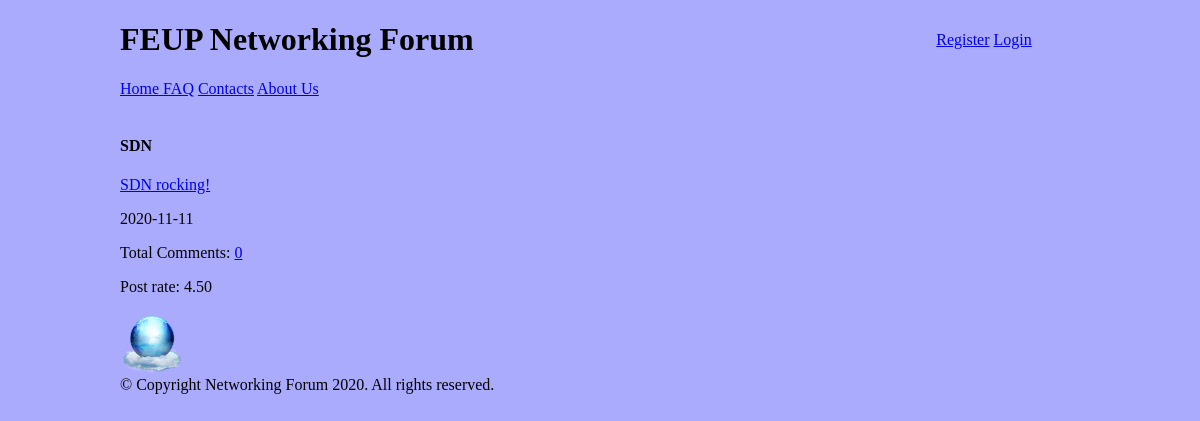
The page /php/list_by_topic.php?topic=SDN on the database as committed earlier.
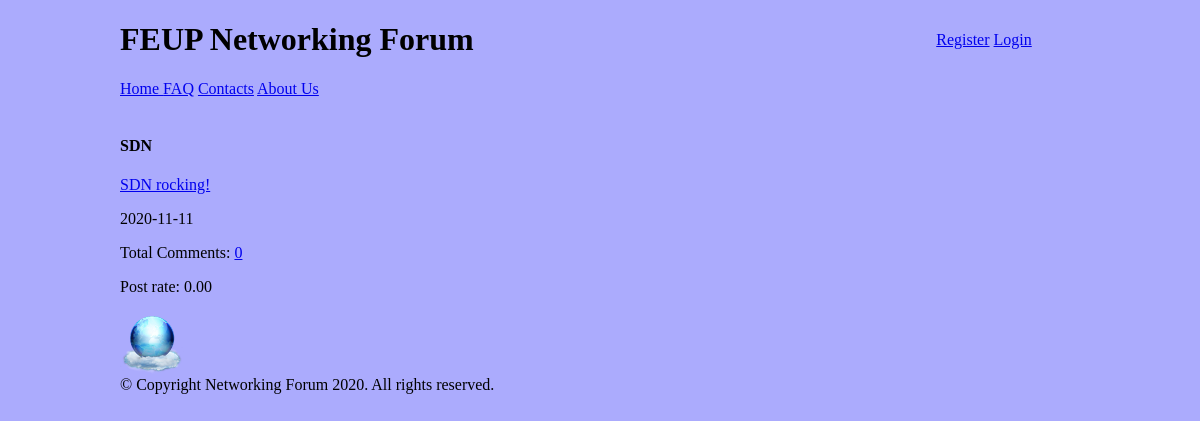
The same page on the database as committed later.
### tables this page shows
CREATE TABLE forumpost (
    postid integer PRIMARY KEY AUTOINCREMENT,
    posttitle text NOT NULL,
    content text CHECK(LENGTH(content)>= 0 AND LENGTH(content)<20000),
    username text REFERENCES user, 
    published INTEGER, -- date when the article was published in epoch format
    topic text REFERENCES topic, 
    postrate integer CHECK(postrate>=0 AND postrate <=5)
    );

### database/posts.php (called while the page is built, shortened)
<?php
function getPostsByTopic($topic)
{
  global $dbh;
  $stmt = $dbh->prepare('SELECT postid, posttitle,content,topic, published, postrate FROM forumpost
                          WHERE topic = ? ORDER BY published DESC');
  $stmt->execute(array($topic));
  return $stmt->fetchAll();
}

### database/comments.php (called while the page is built, shortened)
<?php
  function getTotalOfCommentsOnPost($postid){
    global $dbh;
    $stmt = $dbh->prepare('SELECT COUNT(comment.postid) as numbOfComments FROM comment WHERE postid = ?');
    $stmt->execute(array($postid));
    return $stmt->fetchColumn();
  }
?>

### php/list_by_topic.php (the view, shortened to what this page needs)
<?php
    require_once("../database/init.php");
    require_once("../database/posts.php");
    require_once("../database/comments.php");
    include_once("../templates/homepage_section/header_pagina_inicial_tpl.php");
?>
<section id="posts">
<article>
<aside id="related">
 <?php
    $topic = $_GET["topic"];
 ?>
 <h1> <?php echo $topic;?> </h1>
 <?php $articles = getPostsByTopic($topic); ?>
 <?php foreach ($articles as $article) { ?>
        <article>
            <a href="../php/post.php?postid=<?php echo $article['postid'] ?>"><?php echo $article['posttitle'] ?></a>
            <p class="date"><?= $article['published'] ;?></p>
            <?php $numbOfComments = getTotalOfCommentsOnPost($article['postid']); ?>
            <p>Total Comments: <a href="../php/post.php?postitle=<?php echo $article['posttitle'] ?>&postid=<?php echo $article['postid']?>">
            <?php echo $numbOfComments; ?></a>
            <p>Post rate: <?php echo number_format($article["postrate"], 2, '.', ''); ?></p>
        </article>
       </aside>
 <?php  } ?>
 <?php
include_once("../templates/static_sections/footer_tpl.php");
 ?>

Rows that differ between the two databases and show on the page:
changed forumpost "SDN rocking!": postrate "4.50" → "0.00"
